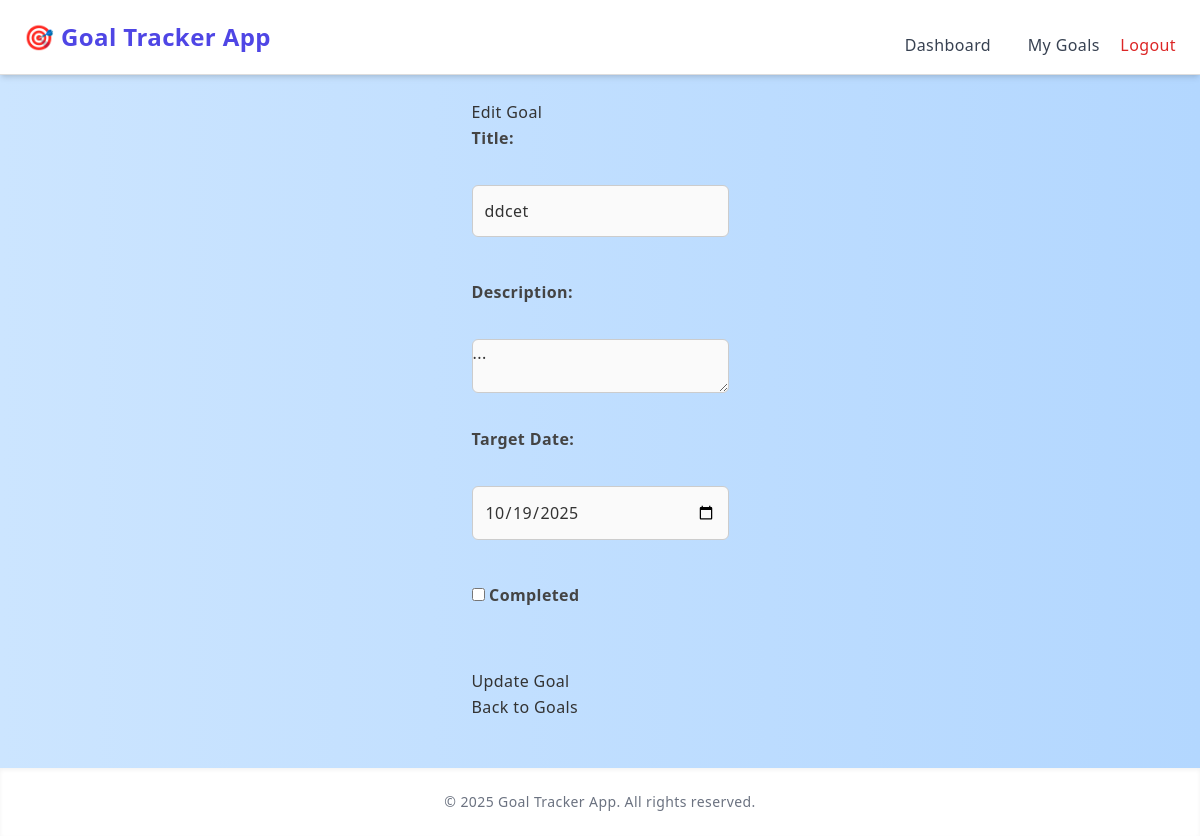
Screenshot of /goals/12/edit (signed in) with the database file from the repository.
### models.py (models this page shows, shortened)
class BaseModel(Model):
    class Meta:
        database = db

class StudyGoal(BaseModel):
    user = ForeignKeyField(User, backref='goals')
    title = CharField()
    description = TextField(null=True)
    target_date = DateField()
    created_date = DateTimeField(default=datetime.datetime.now)
    completed = BooleanField(default=False)

### app.py (the view, shortened to what this page needs)
@app.route('/goals/<int:goal_id>/edit', methods=['GET', 'POST'])
def edit_goal(goal_id):
    user = get_current_user()
    goal = StudyGoal.get_or_none((StudyGoal.id == goal_id) & (StudyGoal.user == user))
    if not goal:
        flash('Goal not found or permission denied.', 'danger')
        return redirect(url_for('view_goals'))
    return render_template('edit.html', goal=goal)

### app.py (called while the page is built)
@app.before_request
def before_request():
    db.connect()

@app.after_request
def after_request(response):
    if not db.is_closed():
        db.close()
    return response

def get_current_user():
    user_id = session.get('user_id')
    return User.get_or_none(User.id == user_id)

### templates/edit.html (shortened to what this page needs)
{% extends "base.html" %}
{% block content %}
<h2>Edit Goal</h2>
<form method="POST">
  <label for="title">Title:</label><br>
  <input type="text" name="title" id="title" value="{{ goal.title }}" required><br><br>
  <label for="description">Description:</label><br>
  <textarea name="description" id="description">{{ goal.description }}</textarea><br><br>
  <label for="target_date">Target Date:</label><br>
  <input type="date" name="target_date" id="target_date" value="{{ goal.target_date }}" required><br><br>
  <label>
    <input type="checkbox" name="completed" {% if goal.completed %}checked{% endif %}>
    Completed
  </label><br><br>
  <button type="submit">Update Goal</button>
</form>
<p><a href="{{ url_for('view_goals') }}">Back to Goals</a></p>
{% endblock %}

### static/css/style.css (style rules this page uses)
* { margin: 0; padding: 0; box-sizing: border-box; }
body { font-family: 'Segoe UI', Tahoma, Geneva, Verdana, sans-serif; background-color: #f0f2f5; color: #333; line-height: 1.6; }
form label { display: block; margin-bottom: 0.5rem; font-weight: 600; color: #444; }
input[type="text"], input[type="password"], input[type="date"], textarea { width: 100%; padding: 0.75rem; margin-bottom: 1rem; border: 1px solid #ccc; border-radius: 6px; font-size: 1rem; background-color: #fafafa; transition: border 0.2s ease; }
button, a.button { display: inline-block; background-color: #3498db; color: white; padding: 0.6rem 1.2rem; font-size: 1rem; border: none; border-radius: 6px; cursor: pointer; text-decoration: none; transition: background-color 0.2s ease, transform 0.1s ease; }
body { font-family: 'Segoe UI', Tahoma, sans-serif; background-color: #f0f2f5; color: #333; margin: 0; padding: 0; }
body { font-family: 'Segoe UI', Tahoma, Geneva, Verdana, sans-serif; background: linear-gradient(to right, #cce5ff, #b3d7ff); }

### rows the page displays
StudyGoal: title "ddcet", description "...", target_date "10/19/2025"
